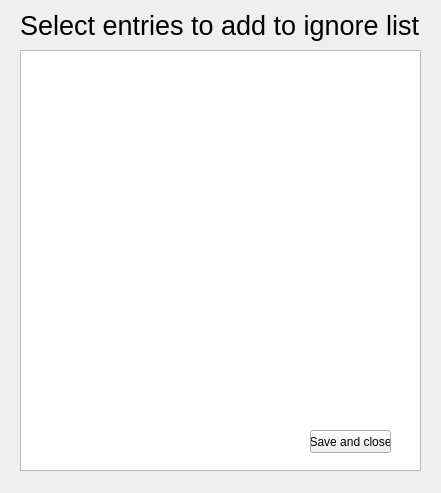
<?xml version="1.0" encoding="UTF-8"?>
<ui version="4.0">
 <class>Form</class>
 <widget class="QWidget" name="Form">
  <property name="geometry">
   <rect>
    <x>0</x>
    <y>0</y>
    <width>441</width>
    <height>493</height>
   </rect>
  </property>
  <property name="windowTitle">
   <string>Ignore list adder</string>
  </property>
  <widget class="QListWidget" name="mainList">
   <property name="geometry">
    <rect>
     <x>20</x>
     <y>50</y>
     <width>401</width>
     <height>421</height>
    </rect>
   </property>
   <property name="selectionMode">
    <enum>QAbstractItemView::MultiSelection</enum>
   </property>
  </widget>
  <widget class="QPushButton" name="saveButton">
   <property name="geometry">
    <rect>
     <x>310</x>
     <y>430</y>
     <width>81</width>
     <height>23</height>
    </rect>
   </property>
   <property name="text">
    <string>Save and close</string>
   </property>
  </widget>
  <widget class="QLabel" name="label">
   <property name="geometry">
    <rect>
     <x>20</x>
     <y>10</y>
     <width>461</width>
     <height>31</height>
    </rect>
   </property>
   <property name="font">
    <font>
     <pointsize>20</pointsize>
    </font>
   </property>
   <property name="text">
    <string>Select entries to add to ignore list</string>
   </property>
  </widget>
  <zorder>mainList</zorder>
  <zorder>label</zorder>
  <zorder>saveButton</zorder>
 </widget>
 <resources/>
 <connections/>
</ui>
